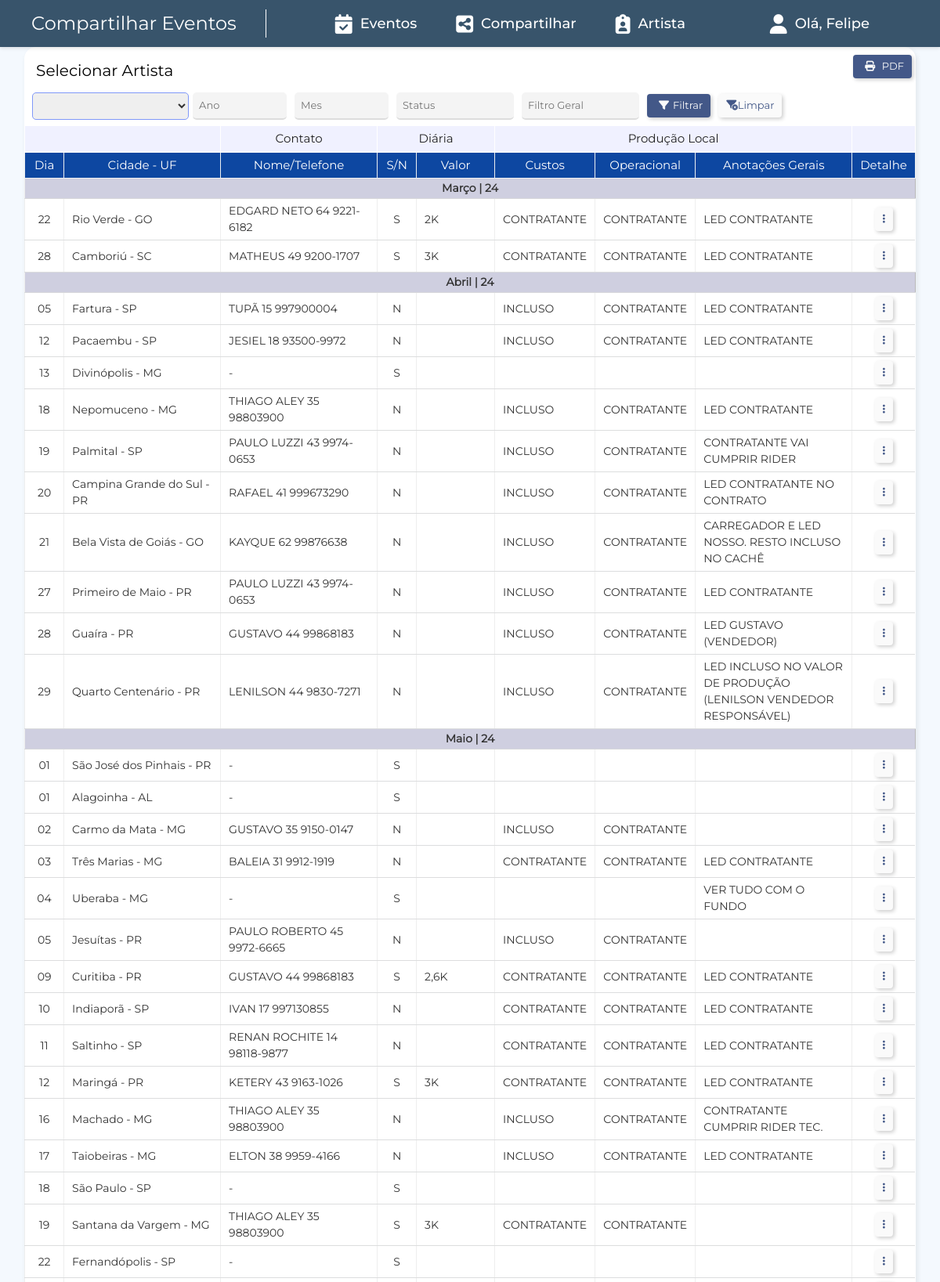
Page /eventos/compartilhar/ (signed in, upper part) on the committed database.
### eventos/models.py (models this page shows, shortened)
class AgendarEvento(models.Model):
    TIPO_DIARIA = [('S', 'Sim'), ('N', 'Não')]
    data_evento = models.DateField(blank=False,null=False)
    artista = models.ForeignKey(Artista, on_delete= models.PROTECT)
    estado = models.ForeignKey(Estado, on_delete= models.PROTECT)
    uf = models.CharField(max_length=2, blank=True,null=True)
    cidade = models.CharField(max_length=100, blank=False,null=False)
    comissao = models.CharField(max_length=255, blank=True,null=True)
    producao = models.CharField(max_length=255, blank=True,null=True)
    valor_show = models.TextField()
    nome_vendedor =  models.CharField(max_length=100, blank=True,null=True)
    status = models.ForeignKey(DescricaoStatus, on_delete=models.PROTECT)
    data_enviado = models.DateField(blank=True,null=True)
    data_assinado = models.DateField(blank=True,null=True)
    diaria = models.CharField(max_length=1, choices=TIPO_DIARIA, blank=True, null=True)
    valor_diaria = models.CharField(max_length=255, blank=True,null=True)
    contato_nome_tel = models.CharField(max_length=255, blank=True,null=True)
    custos = models.CharField(max_length=255, blank=True,null=True)
    operacional = models.CharField(max_length=255, blank=True,null=True)
    obs = models.TextField(blank=True,null=True)
    anotacoes = models.TextField(blank=True,null=True)
    class Meta:
        verbose_name = 'Evento'
        verbose_name_plural = 'Eventos'

### eventos/views.py (the view, shortened to what this page needs)
# urls.py: path('compartilhar/', views.CompartilharEventosListView.as_view(), name='compartilhar_eventos'),
class CompartilharEventosListView(ListView):
    model = AgendarEvento
    template_name = 'eventos_compartilhar.html'
    context_object_name = 'eventos'
    def get_queryset(self):
        eventos = AgendarEvento.objects.all().order_by('data_evento')
        lista = super().get_queryset()
        cidade = self.request.GET.get('Cidade')
        vendedor = self.request.GET.get('Vendedor')
        ano = self.request.GET.get('Ano')
        mes = self.request.GET.get('Mes')
        status = self.request.GET.get('Status')
        artista = self.request.GET.get('artista')
        if artista:
            eventos = eventos.filter(artista__nome_social=artista)
        if cidade:
            eventos = eventos.filter(cidade__icontains=cidade)
        if vendedor:
            eventos = eventos.filter(nome_vendedor__icontains=vendedor)
        if ano:
            anos_selecionados = ano.split(";")
            eventos = eventos.filter(data_evento__year__in=anos_selecionados)
        if mes:
            meses_selecionados = mes.split(";")
            eventos = eventos.filter(data_evento__month__in=meses_selecionados)
        if status:
            ids_status = status.split(";")
            eventos = eventos.filter(status__id__in=ids_status)
        for key, group in groupby(eventos, key=lambda x: (x.data_evento.year, x.data_evento.month)):
            group_list = list(group)
            for i, evento in enumerate(group_list):
                evento.show_month_title = i == 0
                evento.show_year_title = i == 0 and evento.show_month_title
        return eventos
    def get_context_data(self, **kwargs):
        context = super().get_context_data(**kwargs)
        artistas = AgendarEvento.objects.values_list('artista__nome_social',flat=True).distinct()
        context['status'] = DescricaoStatus.objects.all()
        context['artistas'] = artistas
        context['anos'] = AgendarEvento.objects.dates('data_evento', 'year')
        context['meses'] = AgendarEvento.objects.dates('data_evento', 'month')
        return context

### eventos/models.py (called while the page is built)
    def __str__(self) -> str:
        return self.descricao

### eventos/templates/eventos_compartilhar.html (shortened to what this page needs)
{% extends "base.html" %}
{% block content %}
{% load static %}
<head>
    <link href="{% static 'eventos/css/evento_share.css' %}" rel="stylesheet" />
    <span style="display: none;">{% block page %}Compartilhar Eventos{% endblock %}</span>
</head>
<body>
    <div class="tables">
        <div>
            <div class="table-estilo">
                <div style="display: flex; justify-content: space-between;">
                    <div class="artista" style="font-size: 20px;">Selecionar Artista</div>
                    <div>
                        <button class="btn" onclick="printAssistanceTable()">
                            <i class="fa-solid fa-print"></i> PDF
                        </button>
                    </div>
                </div>
                <div class="table-header">
                    <form action="{% url "compartilhar_eventos" %}" method="GET">
                        <div style="display: flex; justify-content: space-between;">
                            <div style="display: flex;">
                                <select name="artista" id="" style="font-size: 15px; height: 35px;">
                                    <option value="{{evento.artista}}"></option>
                                    {% for artista in artistas %}
                                        <option value="{{artista}}" {% if request.GET.artista == artista %}selected{% endif%}> {{artista}}</option>
                                    {% endfor %}
                                </select>
                            </div>
                            <div class="filtro-section">
                                <input id="multiSelectLabelAno" type="text" name="Ano" placeholder="Ano"
                                    title="Ano" autocomplete="off" value="{{ request.GET.Ano }}" style="width: 120px;">
                            </div>
                            <div class="filtro-section">
                                <input id="multiSelectLabelMes" type="text" name="Mes" placeholder="Mes"
                                    title="Mes" autocomplete="off" value="{{ request.GET.Mes }}" style="width: 120px;">
                            </div>
                            <div class="filtro-section">
                                <input id="multiSelectLabelStatus" type="text" name="Status" placeholder="Status"
                                    title="Status" autocomplete="off" value="{{ request.GET.Status }}">
                            </div>
                            <div style="display: flex;">
                                <div class="filtro-section">
                                    <input type="text" name="filtro_geral" placeholder="Filtro Geral"
                                        title="Filtro de informações para os campos de texto."
                                        value="{{ request.GET.filtro_geral }}">
                                </div>
                                <button type="submit" class="btn">
                                    <i class="fa fa-filter"></i>Filtrar
                                </button>
                                <a href="{% url 'compartilhar_eventos' %}" class="btn-inverse">
                                    <i class="fa-solid fa-filter-circle-xmark"></i>Limpar
                                </a>
                            </div>
                        </div>
                    </form>
                </div>
                <div class="table-container" id="compartilhar-artista">
                    <table class="table-eventos" id="eventTable">
                        <thead>
                            <tr class="title-group">
                                <th colspan="2"></th>
                                <th colspan="1">Contato</th>
                                <th colspan="2">Diária</th>
                                <th colspan="3">Produção Local</th>
                                <th colspan="1" style="min-width: 50px;" class="remove"></th>
                            </tr>
                            <tr class="title">
                                <th style="min-width: 50px;">Dia</th>
                                <th>Cidade - UF</th>
                                <th>Nome/Telefone</th>
                                <th style="min-width: 50px;">S/N</th>
                                <th>Valor</th>
                                <th>Custos</th>
                                <th>Operacional</th>
                                <th>Anotações Gerais</th>
                                <th style="min-width: 50px;" class="remove">Detalhe</th>
                            </tr>
                        </thead>
                        <tbody>
                            {% if eventos %}
                            {% for evento in eventos %}
                            {% if evento.show_month_title %}
                            <tr class="month-title">
                                <td colspan="9">{{ evento.data_evento|date:"F | y" }}</td>
                            </tr>
                            {% endif %}
                            <tr>
                                <td style="text-align: center;">{{ evento.data_evento|date:"d"|default:"" }}</td>
                                <td>{{ evento.cidade|default:"" }} - {{ evento.uf|default:"" }}</td>
                                <td>{{ evento.contato_nome_tel|default:"-" }}</td>
                                <td style="text-align: center;">{{ evento.diaria|default:"-" }}</td>
                                <td>{{ evento.valor_diaria|default:"" }}</td>
                                <td>{{ evento.custos|default:"" }}</td>
                                <td>{{ evento.operacional|default:"" }}</td>
                                <td>{{ evento.anotacoes|default:"" }}</td>
                                <td style="text-align: center;" class="remove">
                                    <a href="{% url 'evento_detalhe' evento.pk %}?source_page=compartilhar_eventos" class="btn-inverse">
                                        <i class="fa-solid fa-ellipsis-vertical"></i>
                                    </a>
                                </td>
                            </tr>
                            {% endfor %}
                            {% else %}
                            <tr>
                                <td colspan="5">Sem eventos disponíveis</td>
                            </tr>
                            {% endif %}
                        </tbody>
                    </table>
                </div>
            </div>
        </div>
    </div>
</body>
{% endblock content %}

### templates/base.html (shortened to what this page needs)
<!DOCTYPE html>
<html>
<head>
    <link rel="stylesheet" href="https://cdnjs.cloudflare.com/ajax/libs/font-awesome/6.2.0/css/all.min.css">
    <link href="https://cdn.jsdelivr.net/npm/bootstrap@5.3.0/dist/css/bootstrap.min.css" rel="stylesheet">
    {% load static %}
    <link href="{% static '/geral/css/custom-fonts.css' %}" rel="stylesheet">
    <link href="{% static '/geral/css/base.css' %}" rel="stylesheet" />
</head>
<body>
    <div class="page">
        <div class="description-container">
            <span class="page-description">{% block page %}Eventos{% endblock %}</span>
        </div>
        <div class="page-menu">
              <a href="/eventos/listar_eventos/" class="menu__link">
                <i class="fa-solid fa-calendar-check"></i>
                Eventos
              </a>
              <a href="/eventos/compartilhar/" class="menu__link">
                <i class="fa-solid fa-square-share-nodes"></i>
                Compartilhar
              </a>
              <a href="/eventos/artistas_list/" class="menu__link">
                <i class="fa-solid fa-clipboard-user"></i>
                Artista
              </a>
        </div>
        <div class="dropdown">
            <a class="menu__link" id="userMenu">
                <i class="fa fa-user" style="padding: 4px 10px;"></i>
                Olá, {{ user.first_name }}
            </a>
        </div>
    </div>
    <div class="content" >
        {% block content %}
        {% endblock %}
    </div>
</body>
</html>

### templates/static/geral/css/base.css (style rules this page uses)
body { color: var(--cor-fonte-geral) !important; font-size: 14px; background-color: var(--cor-background-body); margin: 0; padding: 0; }
.page { display: flex; justify-content: space-between; align-items: center; width: 100%; height: 60px; background-color: var(--cor-page-header); box-shadow: 0 2px 4px rgba(0, 0, 0, 0.1); position: fixed; top: 0; left: 0; z-index: 3; }
.page-menu { display: flex; }
.description-container { display: flex; }
.page-description { display: flex; width: 340px; align-items: center; color: var(--cor-fonte-nav); font-size: x-large; border-right: 1px solid #fff; padding: 0 10px 0 40px; }
.menu__link { text-decoration: none; color: var(--cor-fonte-nav); font-size: 18px; padding: 15px 20px; display: flex; align-items: center; font-family: var(--fonte-base) !important; }
.menu__link i { color: var(--cor-fonte-nav); font-size: 25px; padding: 0px 10px; align-items: center; }
.dropdown { position: relative; margin-right: 70px; }
a { text-decoration: none; }
.content { margin-top: 60px; }

### templates/static/eventos/css/evento_share.css (style rules this page uses)
* { font-family: var(--fonte-geral); }
.tables { display: flex; margin-top: 5%; justify-content: center; }
.table-estilo { padding: 10px 0px; margin-inline: 10px; background-color: var(--cor-branco); border-radius: 15px; border-color: var(--borda-input); box-shadow: 2px 3px 5px 1px rgba(109, 109, 109, 0.1); }
.table-header { display: flex; padding-inline: 10px; height: 50px; justify-content: space-between; align-items: center; }
.table-container { position: relative; height: calc(75vh); overflow-x: visible; overflow-y: auto; }
.table-eventos { cursor: cell; }
.table-eventos thead { position: sticky; top: 0; z-index: 2; }
.table-eventos th { border: 1px solid var(--borda-vertical); text-align: center; min-width: 100px; max-width: 200px; padding: 5px 10px; font-size: 15px; font-weight: 100; }
.table-eventos td { padding: 5px 10px; color: var(--cor-fonte); font-size: 14px; background-color: white; border-bottom: 1px solid var(--borda-bottom); border-left: 1px solid #eee; max-width: 200px; }
.title { background-color: var(--fundo-tabela-th); white-space: nowrap; color: white; text-align: center; cursor: cell; }
.title-group { background-color: rgb(240, 241, 255); white-space: nowrap; text-align: center; cursor: cell; }
.title-group th { color: #222; font-weight: 500; border: 1px solid #fff; }
.month-title { color: #fff; border: 1px solid #bbb; text-align: center; }
.month-title td { padding: 2px; background-color: var(--fundo-month-td); font-weight: bold; }
.btn { display: inline-block; text-align: center; background-color: var(--botoes-pedidos); color: var(--cor-escrita-botao); border: none; height: 30px; width: auto; padding: 5px 10px; margin: auto 5px; font-size: small; border-radius: 4px; cursor: pointer; white-space: nowrap; transition: background-color 0.3s ease-in-out; box-shadow: 2px 2px 5px rgba(0, 0, 0, 0.2); }
.btn i { margin-inline: 5px; }
.btn-inverse { display: inline-block; text-align: center; background-color: var(--cor-escrita-botao); color: var(--botoes-pedidos); border: var(--botoes-pedidos); height: 30px; width: auto; padding: 5px 10px; margin: auto 5px; font-size: small; border-radius: 4px; cursor: pointer; white-space: nowrap; transition: background-color 0.3s ease-in-out; box-shadow: 2px 2px 5px rgba(0, 0, 0, 0.2); }
select { border: 1px solid rgb(128, 152, 249); border-radius: 5px; padding: 5px 10px; color: var(--cor-fonte); cursor: pointer; min-width: 200px; transition: background-color 0.3s ease; }
select option { background-color: var(--cor-bg-opcoes-select); }
.filtro-section { margin-inline: 5px; width: auto; }
.filtro-section input { padding: 8px; font-size: small; border: none; border-bottom: 2px solid var(--borda-input); outline: none; border-radius: 5px; width: 150px; height: 35px; background-color: #eeeeee9d; }
.artista { font-size: 25px; font-weight: 500; margin: 5px 15px; }

### rows in the picture
AgendarEvento: data_evento|y "Março | 24", data_evento "22", cidade "Rio Verde", uf "GO", contato_nome_tel "EDGARD NETO 64 9221-6182", diaria "S", valor_diaria "2K", custos "CONTRATANTE", operacional "CONTRATANTE", anotacoes "LED CONTRATANTE"
AgendarEvento: data_evento "28", cidade "Camboriú", uf "SC", contato_nome_tel "MATHEUS 49 9200-1707", diaria "S", valor_diaria "3K", custos "CONTRATANTE", operacional "CONTRATANTE", anotacoes "LED CONTRATANTE"
AgendarEvento: data_evento|y "Abril | 24", data_evento "05", cidade "Fartura", uf "SP", contato_nome_tel "TUPÃ 15 997900004", diaria "N", custos "INCLUSO", operacional "CONTRATANTE", anotacoes "LED CONTRATANTE"
AgendarEvento: data_evento "12", cidade "Pacaembu", uf "SP", contato_nome_tel "JESIEL 18 93500-9972", diaria "N", custos "INCLUSO", operacional "CONTRATANTE", anotacoes "LED CONTRATANTE"
AgendarEvento: data_evento "13", cidade "Divinópolis", uf "MG", contato_nome_tel "-", diaria "S"
AgendarEvento: data_evento "18", cidade "Nepomuceno", uf "MG", contato_nome_tel "THIAGO ALEY 35 98803900", diaria "N", custos "INCLUSO", operacional "CONTRATANTE", anotacoes "LED CONTRATANTE"
AgendarEvento: data_evento "19", cidade "Palmital", uf "SP", contato_nome_tel "PAULO LUZZI 43 9974-0653", diaria "N", custos "INCLUSO", operacional "CONTRATANTE", anotacoes "CONTRATANTE VAI CUMPRIR RIDER"
AgendarEvento: data_evento "20", cidade "Campina Grande do Sul", uf "PR", contato_nome_tel "RAFAEL 41 999673290", diaria "N", custos "INCLUSO", operacional "CONTRATANTE", anotacoes "LED CONTRATANTE NO CONTRATO"
AgendarEvento: data_evento "21", cidade "Bela Vista de Goiás", uf "GO", contato_nome_tel "KAYQUE 62 99876638", diaria "N", custos "INCLUSO", operacional "CONTRATANTE", anotacoes "CARREGADOR E LED NOSSO. RESTO INCLUSO NO CACHÊ"
AgendarEvento: data_evento "27", cidade "Primeiro de Maio", uf "PR", contato_nome_tel "PAULO LUZZI 43 9974-0653", diaria "N", custos "INCLUSO", operacional "CONTRATANTE", anotacoes "LED CONTRATANTE"
AgendarEvento: data_evento "28", cidade "Guaíra", uf "PR", contato_nome_tel "GUSTAVO 44 99868183", diaria "N", custos "INCLUSO", operacional "CONTRATANTE", anotacoes "LED GUSTAVO (VENDEDOR)"
AgendarEvento: data_evento "29", cidade "Quarto Centenário", uf "PR", contato_nome_tel "LENILSON 44 9830-7271", diaria "N", custos "INCLUSO", operacional "CONTRATANTE", anotacoes "LED INCLUSO NO VALOR DE PRODUÇÃO (LENILSON VENDEDOR RESPONSÁVEL)"
AgendarEvento: data_evento|y "Maio | 24", data_evento "01", cidade "São José dos Pinhais", uf "PR", contato_nome_tel "-", diaria "S"
AgendarEvento: data_evento "01", cidade "Alagoinha", uf "AL", contato_nome_tel "-", diaria "S"
AgendarEvento: data_evento "02", cidade "Carmo da Mata", uf "MG", contato_nome_tel "GUSTAVO 35 9150-0147", diaria "N", custos "INCLUSO", operacional "CONTRATANTE"
AgendarEvento: data_evento "03", cidade "Três Marias", uf "MG", contato_nome_tel "BALEIA 31 9912-1919", diaria "N", custos "CONTRATANTE", operacional "CONTRATANTE", anotacoes "LED CONTRATANTE"
AgendarEvento: data_evento "04", cidade "Uberaba", uf "MG", contato_nome_tel "-", diaria "S", anotacoes "VER TUDO COM O FUNDO"
AgendarEvento: data_evento "05", cidade "Jesuítas", uf "PR", contato_nome_tel "PAULO ROBERTO 45 9972-6665", diaria "N", custos "INCLUSO", operacional "CONTRATANTE"
AgendarEvento: data_evento "09", cidade "Curitiba", uf "PR", contato_nome_tel "GUSTAVO 44 99868183", diaria "S", valor_diaria "2,6K", custos "CONTRATANTE", operacional "CONTRATANTE", anotacoes "LED CONTRATANTE"
AgendarEvento: data_evento "10", cidade "Indiaporã", uf "SP", contato_nome_tel "IVAN 17 997130855", diaria "N", custos "CONTRATANTE", operacional "CONTRATANTE", anotacoes "LED CONTRATANTE"
AgendarEvento: data_evento "11", cidade "Saltinho", uf "SP", contato_nome_tel "RENAN ROCHITE 14 98118-9877", diaria "N", custos "CONTRATANTE", operacional "CONTRATANTE", anotacoes "LED CONTRATANTE"
AgendarEvento: data_evento "12", cidade "Maringá", uf "PR", contato_nome_tel "KETERY 43 9163-1026", diaria "S", valor_diaria "3K", custos "CONTRATANTE", operacional "CONTRATANTE", anotacoes "LED CONTRATANTE"
AgendarEvento: data_evento "16", cidade "Machado", uf "MG", contato_nome_tel "THIAGO ALEY 35 98803900", diaria "N", custos "INCLUSO", operacional "CONTRATANTE", anotacoes "CONTRATANTE CUMPRIR RIDER TEC."
AgendarEvento: data_evento "17", cidade "Taiobeiras", uf "MG", contato_nome_tel "ELTON 38 9959-4166", diaria "N", custos "INCLUSO", operacional "CONTRATANTE", anotacoes "LED CONTRATANTE"
AgendarEvento: data_evento "18", cidade "São Paulo", uf "SP", contato_nome_tel "-", diaria "S"
AgendarEvento: data_evento "19", cidade "Santana da Vargem", uf "MG", contato_nome_tel "THIAGO ALEY 35 98803900", diaria "S", valor_diaria "3K", custos "CONTRATANTE", operacional "CONTRATANTE"
AgendarEvento: data_evento "22", cidade "Fernandópolis", uf "SP", contato_nome_tel "-", diaria "S"

### other values in the picture
{{ user.first_name }} "Felipe"
